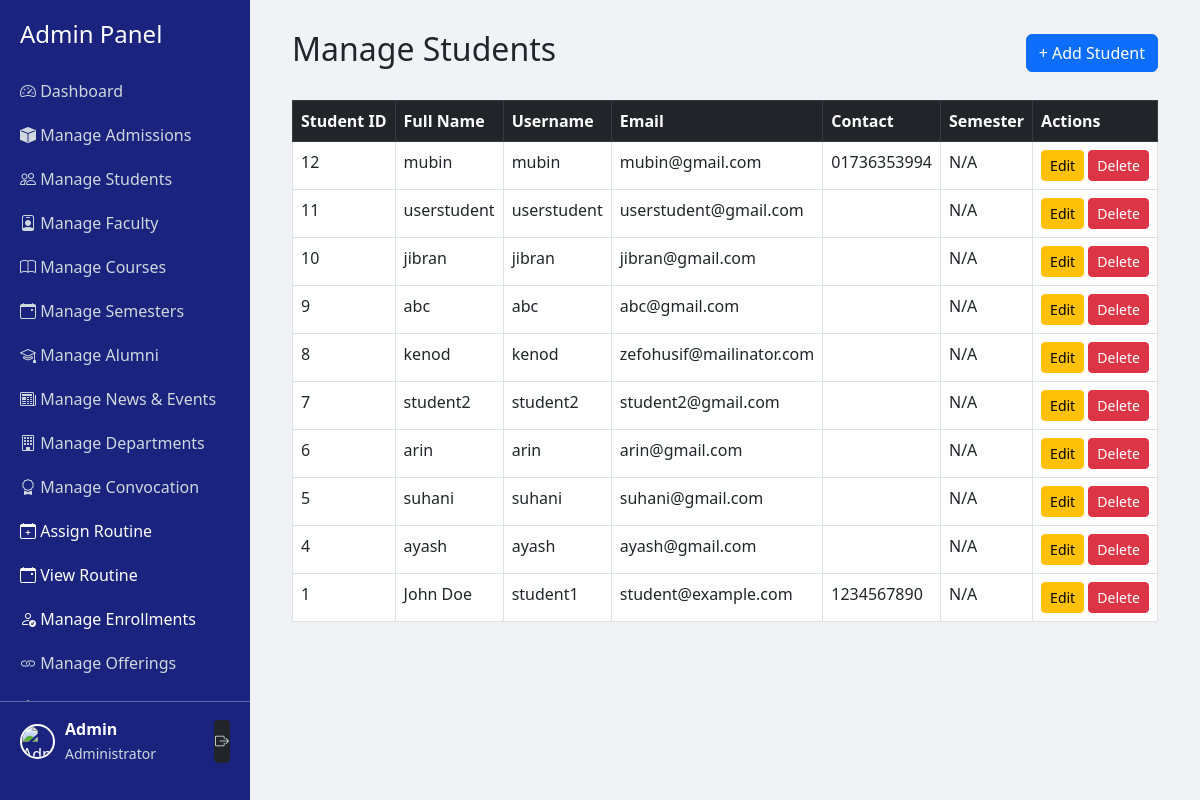
/admin/manage_users.php (signed in), run on the app's committed database.
### tables this page shows
CREATE TABLE `students` (
  `student_id` int(11) NOT NULL,
  `user_id` int(11) NOT NULL,
  `full_name` varchar(150) NOT NULL,
  `dob` date DEFAULT NULL,
  `gender` enum('male','female','other') DEFAULT NULL,
  `department` varchar(100) DEFAULT NULL,
  `contact` varchar(50) DEFAULT NULL,
  `address` text DEFAULT NULL,
  `admission_date` date DEFAULT NULL,
  `semester_id` int(11) DEFAULT NULL,
  `email` varchar(150) DEFAULT NULL,
  `phone` varchar(30) DEFAULT NULL
);

CREATE TABLE `users` (
  `user_id` int(11) NOT NULL,
  `username` varchar(100) NOT NULL,
  `email` varchar(150) NOT NULL,
  `password` varchar(255) NOT NULL,
  `role` enum('admin','faculty','student') NOT NULL,
  `status` enum('active','inactive') DEFAULT 'active',
  `created_at` timestamp NOT NULL DEFAULT current_timestamp()
);

CREATE TABLE `semesters` (
  `semester_id` int(11) NOT NULL,
  `name` varchar(100) NOT NULL,
  `start_date` date DEFAULT NULL,
  `end_date` date DEFAULT NULL,
  `fee` decimal(10,2) DEFAULT 0.00,
  `created_at` timestamp NOT NULL DEFAULT current_timestamp(),
  `semester_name` varchar(100) DEFAULT NULL
);

### admin/manage_users.php (the view, shortened to what this page needs)
<?php
require_once __DIR__ . "/../app/config/db.php";
$stmt = $DB_con->query("
    SELECT s.student_id, s.full_name, s.contact, u.username, u.email, sem.semester_name
    FROM students s
    JOIN users u ON s.user_id = u.user_id
    LEFT JOIN semesters sem ON s.semester_id = sem.semester_id
    ORDER BY s.student_id DESC
");
$students = $stmt->fetchAll(PDO::FETCH_ASSOC);
?>
<?php include 'admin_header.php'; ?>
<div class="container">
    <div class="d-flex justify-content-between align-items-center mb-4">
        <h2>Manage Students</h2>
        <button class="btn btn-primary" data-bs-toggle="modal" data-bs-target="#addStudentModal">+ Add Student</button>
    </div>
    <table class="table table-bordered table-hover">
        <thead class="table-dark">
            <tr>
                <th>Student ID</th>
                <th>Full Name</th>
                <th>Username</th>
                <th>Email</th>
                <th>Contact</th>
                <th>Semester</th>
                <th>Actions</th>
            </tr>
        </thead>
        <tbody>
            <?php foreach ($students as $student): ?>
                <tr>
                    <td><?= $student['student_id']; ?></td>
                    <td><?= $student['full_name']; ?></td>
                    <td><?= $student['username']; ?></td>
                    <td><?= $student['email']; ?></td>
                    <td><?= $student['contact']; ?></td>
                    <td><?= $student['semester_name'] ?? 'N/A'; ?></td>
                    <td>
                        <a href="edit_student.php?id=<?= $student['student_id']; ?>" class="btn btn-sm btn-warning">Edit</a>
                        <a href="manage_students.php?delete=<?= $student['student_id']; ?>"
                           class="btn btn-sm btn-danger"
                           onclick="return confirm('Are you sure you want to delete this student?');">Delete</a>
                    </td>
                </tr>
            <?php endforeach; ?>
        </tbody>
    </table>
</div>
<?php include 'admin_footer.php'; ?>
</body>
</html>

### admin/admin_header.php (style rules this page uses)
body { display: flex; min-height: 100vh; margin: 0; }

### data on the page
students: student_id "12", full_name "mubin", user.username "mubin", user.email "mubin@gmail.com", contact "01736353994", semester.semester_name "N/A"
students: student_id "11", full_name "userstudent", user.username "userstudent", user.email "userstudent@gmail.com", semester_name "N/A"
students: student_id "10", full_name "jibran", user.username "jibran", user.email "jibran@gmail.com", semester_name "N/A"
students: student_id "9", full_name "abc", user.username "abc", user.email "abc@gmail.com", semester_name "N/A"
students: student_id "8", full_name "kenod", user.username "kenod", user.email "zefohusif@mailinator.com", semester_name "N/A"
students: student_id "7", full_name "student2", user.username "student2", user.email "student2@gmail.com", semester_name "N/A"
students: student_id "6", full_name "arin", user.username "arin", user.email "arin@gmail.com", semester_name "N/A"
students: student_id "5", full_name "suhani", user.username "suhani", user.email "suhani@gmail.com", semester_name "N/A"
students: student_id "4", full_name "ayash", user.username "ayash", user.email "ayash@gmail.com", semester_name "N/A"
students: student_id "1", full_name "John Doe", user.username "student1", user.email "student@example.com", contact "1234567890", semester.semester_name "N/A"

### other printed values
$_SESSION['admin_name'] "Admin"
